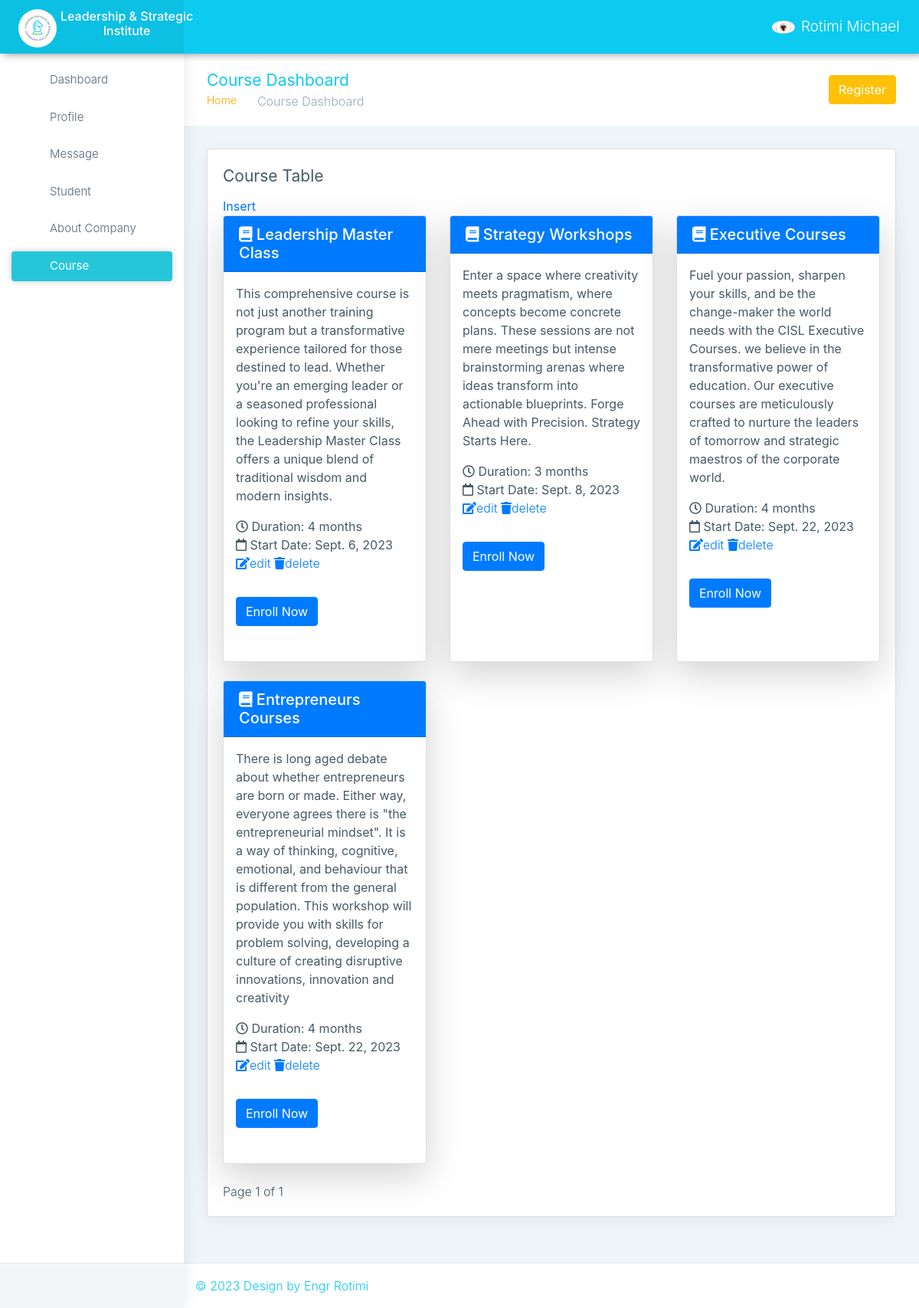
Page /admin_course (signed in) on the committed database.
### leadershipApp/models.py (models this page shows, shortened)
class CustomUser(AbstractBaseUser, PermissionsMixin):
    email = models.EmailField(unique=True, max_length=254, blank=True)
    image = models.ImageField(upload_to='media' , blank=True)
    phone = models.CharField(max_length=225, blank=True)
    first_name = models.CharField(max_length=30, blank=True)
    last_name = models.CharField(max_length=30, blank=True)
    is_active = models.BooleanField(default=True, blank=True)
    is_staff = models.BooleanField(default=False, blank=True)
    date_joined = models.DateTimeField(auto_now=True , blank=True)
    USERNAME_FIELD = 'email'
    REQUIRED_FIELDS = []
    objects = CustomUserManager()

class Course(models.Model):
    course_name = models.CharField(max_length=225, blank=True)
    course_price = models.CharField(max_length=225, blank=True)
    course_description = models.TextField(max_length=1000, blank=True)
    duration = models.CharField(max_length=225, blank=True)
    start_date = models.DateField(blank=True, default=None, null=True)

### leadershipApp/views.py (the view)
# urls.py: path('admin_course', views.adminCourse, name='admin_course'),
def adminCourse(request):
    courses = Course.objects.all()
    profile = request.user
    paginator = Paginator(courses, 6)  # Show 6 courses per page
    page_number = request.GET.get('page')
    page_obj = paginator.get_page(page_number)
    return render(request, 'AdminCourse.html', {'page_obj': page_obj, 'profile': profile})

### leadershipApp/templates/AdminCourse.html (shortened to what this page needs)
<!DOCTYPE html>
{% load static %}
<html dir="ltr" lang="en">
  <head>
    <link href="{% static 'css/style.min.css' %}" rel="stylesheet" />
    <link
      href="https://cdnjs.cloudflare.com/ajax/libs/font-awesome/5.15.4/css/all.min.css"
      rel="stylesheet"
    />
    <link
      href="https://stackpath.bootstrapcdn.com/bootstrap/4.5.2/css/bootstrap.min.css"
      rel="stylesheet"
    />
  </head>
  <body>
    <div
      id="main-wrapper"
      data-layout="vertical"
      data-navbarbg="skin5"
      data-sidebartype="full"
      data-sidebar-position="absolute"
      data-header-position="absolute"
      data-boxed-layout="full"
    >
      <header
        class="topbar"
        data-navbarbg="skin6"
        style="background-color: #0dcaf0"
      >
        <nav class="navbar top-navbar navbar-expand-md navbar-dark">
          <div class="navbar-header" data-logobg="skin6">
            <a class="navbar-brand ms-4" href="index.html">
              <b class="logo-icon">
                <img
                  src="{% static 'assets/images/mike.jpg' %}"
                  alt="homepage"
                  class="dark-logo"
                  width="50px"
                  height="50px"
                  style="border-radius: 100%"
                />
              </b>
              <span class="logo-text">
                <h6 style="color: rgb(252, 251, 251)">
                  Leadership & Strategic <br />
                  <span> Institute</span>
                </h6>
              </span>
            </a>
          </div>
          <div
            class="navbar-collapse collapse"
            id="navbarSupportedContent"
            data-navbarbg="skin5"
          >
            <ul class="navbar-nav me-auto mt-md-0">
              <li class="nav-item search-box">
                <a class="nav-link text-muted" href="javascript:void(0)"
                  ><i class="ti-search"></i
                ></a>
              </li>
            </ul>
            <ul class="navbar-nav">
              {% if user.is_authenticated %}
              <li class="nav-item dropdown">
                <a
                  class="nav-link dropdown-toggle text-muted waves-effect waves-dark"
                  href="#"
                  id="navbarDropdown"
                  role="button"
                  data-bs-toggle="dropdown"
                  aria-expanded="false"
                >
                  <img
                    src="{{profile.image.url}}"
                    alt="user"
                    class="profile-pic me-2"
                  />{{profile.first_name}} {{profile.last_name}}
                </a>
              </li>
              {% endif %}
            </ul>
          </div>
        </nav>
      </header>
      <aside class="left-sidebar" data-sidebarbg="skin6">
        <div class="scroll-sidebar">
          <nav class="sidebar-nav">
            <ul id="sidebarnav">
              <li class="sidebar-item">
                <a
                  class="sidebar-link waves-effect waves-dark sidebar-link"
                  href="{% url 'dashboard' %}"
                  aria-expanded="false"
                  ><i class="mdi me-2 mdi-gauge"></i
                  ><span class="hide-menu">Dashboard</span></a
                >
              </li>
              <li class="sidebar-item">
                <a
                  class="sidebar-link waves-effect waves-dark sidebar-link"
                  href="{% url 'profile' %}"
                  aria-expanded="false"
                >
                  <i class="mdi me-2 mdi-account-check"></i
                  ><span class="hide-menu">Profile</span></a
                >
              </li>
              <li class="sidebar-item">
                <a
                  class="sidebar-link waves-effect waves-dark sidebar-link"
                  href="{% url 'message' %}"
                  aria-expanded="false"
                  ><i class="mdi me-2 mdi-table"></i
                  ><span class="hide-menu">Message</span></a
                >
              </li>
              <li class="sidebar-item">
                <a
                  class="sidebar-link waves-effect waves-dark sidebar-link"
                  href="{% url 'student' %}"
                  aria-expanded="false"
                  ><i class="mdi me-2 mdi-emoticon"></i
                  ><span class="hide-menu">Student</span></a
                >
              </li>
              <li class="sidebar-item">
                <a
                  class="sidebar-link waves-effect waves-dark sidebar-link"
                  href="{% url 'about' %}"
                  aria-expanded="false"
                  ><i class="mdi me-2 mdi-earth"></i
                  ><span class="hide-menu">About Company</span></a
                >
              </li>
              <li class="sidebar-item">
                <a
                  class="sidebar-link waves-effect waves-dark sidebar-link"
                  href="{% url 'admin_course' %}"
                  aria-expanded="false"
                  ><i class="mdi me-2 mdi-book-open-variant"></i
                  ><span class="hide-menu">Course</span></a
                >
              </li>
            </ul>
          </nav>
        </div>
        <div class="sidebar-footer">
          <div class="row">
            <div class="col-4 link-wrap">
              <a
                href="https://www.facebook.com/cisl.institute"
                class="link"
                data-toggle="tooltip"
                title=""
                data-original-title="Settings"
                target="_blank"
                ><i class="mdi mdi-facebook"></i
              ></a>
            </div>
            <div class="col-4 link-wrap">
              <a
                href="mailto:leadershipdiary20@gmail.com"
                class="link"
                data-toggle="tooltip"
                title=""
                data-original-title="Email"
                ><i class="mdi mdi-gmail"></i
              ></a>
            </div>
            <div class="col-4 link-wrap">
              <a
                href="{% url 'logout' %}"
                class="link"
                data-toggle="tooltip"
                title=""
                data-original-title="Logout"
                ><i class="mdi mdi-power"></i
              ></a>
            </div>
          </div>
        </div>
      </aside>
      <div class="page-wrapper">
        <div class="page-breadcrumb">
          <div class="row align-items-center">
            <div class="col-md-6 col-12 align-self-center">
              <h3 class="page-title mb-0 p-0" style="color: #0dcaf0">
                Course Dashboard
              </h3>
              <div class="d-flex align-items-center">
                <nav aria-label="breadcrumb">
                  <ol class="breadcrumb">
                    <li class="breadcrumb-item">
                      <a href="#" style="color: orange">Home</a>
                    </li>
                    <li class="breadcrumb-item active" aria-current="page">
                      Course Dashboard
                    </li>
                  </ol>
                </nav>
              </div>
            </div>
            <div class="col-md-6 col-4 align-self-center">
              <div class="text-end upgrade-btn">
                <a
                  href="{% url 'register' %}"
                  class="btn btn-warning d-none d-md-inline-block text-white"
                  target="_blank"
                  >Register</a
                >
              </div>
            </div>
          </div>
        </div>
        <div class="container-fluid">
          <div class="row">
            <div class="col-sm-12">
              <div class="card">
                <div class="card-body">
                  <h4 class="card-title">Course Table</h4>
                  <a href="{% url 'insert_course' %}">Insert</a>
                  <div class="row">
                    {% for course in page_obj %}
                    <div class="col-lg-4 col-md-6 col-12 mb-4">
                      <div class="card bg-white shadow-lg h-100">
                        <div
                          class="card-header bg-primary text-white d-flex align-items-center"
                        >
                          <h5 class="mb-0">
                            <i class="fas fa-book"></i> {{ course.course_name }}
                          </h5>
                        </div>
                        <div class="card-body p-3">
                          <p>{{ course.course_description }}</p>
                          <p class="course-details">
                            <i class="far fa-clock duration-icon"></i> Duration:
                            {{ course.duration }}<br />
                            <i class="far fa-calendar start-date-icon"></i>
                            Start Date: {{ course.start_date}}
                            <br />
                            <span>
                              <a href="{% url 'edit_course' course.id %}"
                                ><i
                                  class="fa fa-edit update-icon"
                                  aria-hidden="true"
                                ></i
                                >edit</a
                              >
                            </span>
                            <span>
                              <a
                                href="{% url 'delete_admin_course' course.id %}"
                                ><i
                                  class="fa fa-trash delete-icon"
                                  aria-hidden="true"
                                ></i
                                >delete</a
                              >
                            </span>
                          </p>
                          <a
                            class="btn btn-primary mt-3"
                            href="{% url 'sign_up' %}"
                            >Enroll Now</a
                          >
                        </div>
                      </div>
                    </div>
                    {% endfor %}
                  </div>
                  <div class="pagination">
                    <span class="step-links">
                      <span class="current">
                        Page {{ page_obj.number }} of {{page_obj.paginator.num_pages }}
                      </span>
                    </span>
                  </div>
                </div>
              </div>
            </div>
          </div>
        </div>
        <footer class="footer">
          <a
            href="https://michaelpenetraliahub.github.io/Portfolio/"
            target="_blank"
            style="color: #0dcaf0"
            >© 2023 Design by Engr Rotimi</a
          >
        </footer>
      </div>
    </div>
  </body>
</html>

### leadershipApp/templates/AdminCourse.html (style rules this page uses)
a { text-decoration: none; }

### rows in the picture
CustomUser: image (picture), first_name "Rotimi", last_name "Michael"
Course: course_name "Leadership Master Class", course_description "This comprehensive course is not just another training program but a transformative experience tailored for those destined to lead. Whether you're an emerging leader or a seasoned professional looking to refine your skills, the Leadership Master Class offers a unique blend of traditional wisdom and modern insights.", duration "4 months", start_date "Sept. 6, 2023"
Course: course_name "Strategy Workshops", course_description "Enter a space where creativity meets pragmatism, where concepts become concrete plans. These sessions are not mere meetings but intense brainstorming arenas where ideas transform into actionable blueprints. Forge Ahead with Precision. Strategy Starts Here.", duration "3 months", start_date "Sept. 8, 2023"
Course: course_name "Executive Courses", course_description "Fuel your passion, sharpen your skills, and be the change-maker the world needs with the CISL Executive Courses. we believe in the transformative power of education. Our executive courses are meticulously crafted to nurture the leaders of tomorrow and strategic maestros of the corporate world.", duration "4 months", start_date "Sept. 22, 2023"
Course: course_name "Entrepreneurs Courses", course_description "There is long aged debate about whether entrepreneurs are born or made. Either way, everyone agrees there is \"the entrepreneurial mindset\". It is a way of thinking, cognitive, emotional, and behaviour that is different from the general population. This workshop will provide you with skills for problem solving, developing a culture of creating disruptive innovations, innovation and creativity", duration "4 months", start_date "Sept. 22, 2023"

### other values in the picture
{{ page_obj.number }} "1"
{{ page_obj.paginator.num_pages }} "1"
